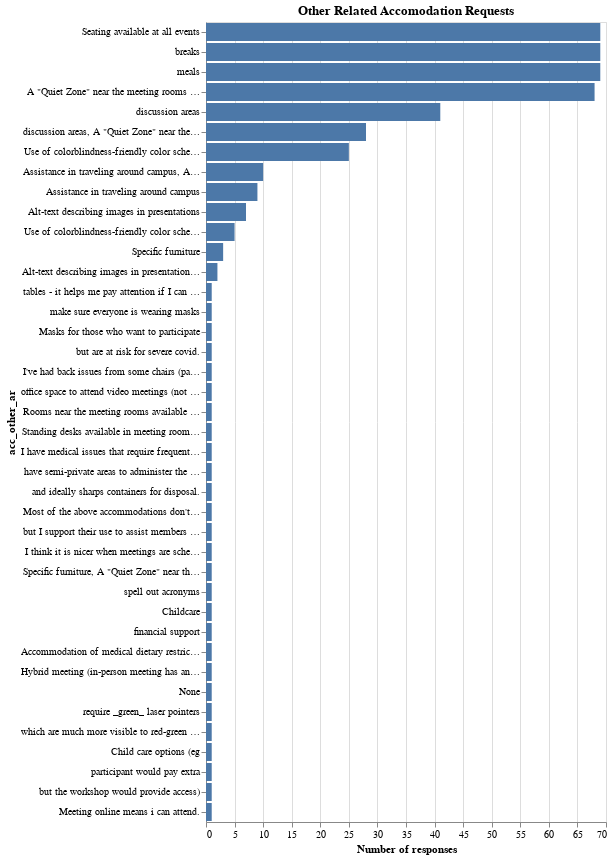

Notebook code for this chart:
### Code cell
(alt.Chart(data=survey, title="Other Related Accomodation Requests")
    .mark_bar()
    .transform_flatten(
        flatten=['acc_other_ar'],
    )
    .encode(
        y=alt.Y(shorthand="acc_other_ar:N", sort="-x"),
        x=alt.X(shorthand="count()",title="Number of responses"),
        tooltip=alt.Tooltip("count():N"),
    )
)

### Figure 1 — Vega-Lite specification as saved in the notebook (floating-point values rounded to 4 significant figures; data arrays with more than 128 entries replaced by an {"elided": "..."} marker saying what was removed)
{"config": {"view": {"continuousWidth": 400, "continuousHeight": 300}}, "data": {"name": "data-ac9e26ac13768d481eb3977902d96960"}, "mark": "bar", "encoding": {"tooltip": {"aggregate": "count", "type": "nominal"}, "x": {"aggregate": "count", "title": "Number of responses", "type": "quantitative"}, "y": {"field": "acc_other_ar", "sort": "-x", "type": "nominal"}}, "title": "Other Related Accomodation Requests", "transform": [{"flatten": ["acc_other_ar"]}], "$schema": "https://vega.github.io/schema/vega-lite/v4.17.0.json", "datasets": {"data-ac9e26ac13768d481eb3977902d96960": {"elided": "728 records"}}}
